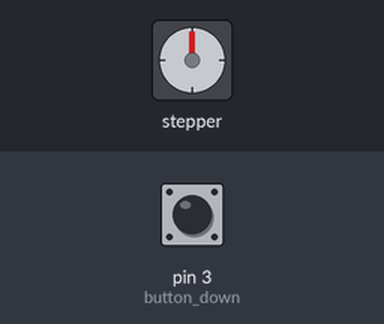
The sketch below on a simulated Arduino Uno, built with avr-gcc and run on an emulated ATmega328P. Shown: stepper motor. Inputs (shaded band) come from the test bench; at power-on: pin 3 (button_down) HIGH. Stepper angles assume 2038 steps per turn; what the sketch prints to the serial monitor is not drawn.

Above: at 1.2 s.
1.3 s: pin 3 (button_down) pulled LOW for 1 s
At 1.75 s:
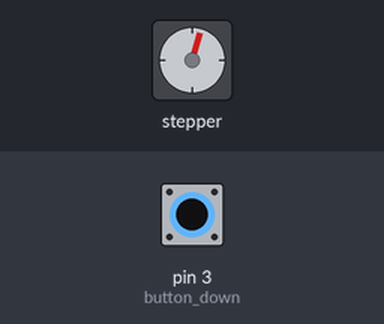
At 2.35 s:
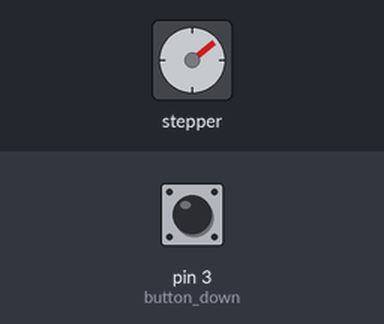
4.3 s: pin 3 (button_down) pulled LOW for 3.2 s
At 6.1 s:
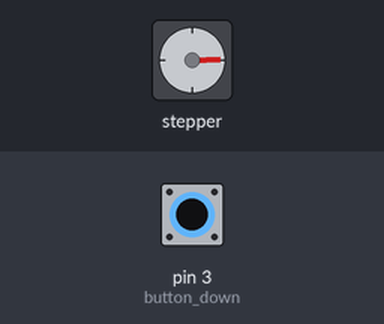
9.0 s: pin 3 (button_down) pulled LOW for 0.15 s
Timing chart, 0 to 12.0 s (numbered marks = the images above; inputs shaded):
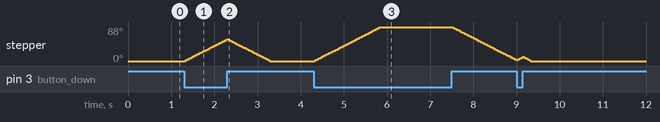

Measured:
- after the input at 1.3 s, stepper: turns 56° clockwise in 0.99 s, then 56° counter-clockwise in 0.95 s
- after the input at 4.3 s, stepper: turns 88° clockwise in 1.5 s, then 85° counter-clockwise in 1.5 s

The sketch:

ButtonMove.ino
```cpp
#include <Stepper.h>

int num_steps = 2038;
int speed = 10;

Stepper my_stepper = Stepper(num_steps, 4, 6, 5, 7);

int max_step = 500;
int min_step = 0;
int current_step;

bool button_down() {
  return (digitalRead(3) == LOW);
}

void setup() {
  // put your setup code here, to run once:
  Serial.begin(9600);
  while (!Serial) {};
  Serial.println("Setup Starting");

  my_stepper.setSpeed(speed);

  pinMode(3, INPUT_PULLUP);

  current_step = 0;

  Serial.println("Setup Done");
}

void loop() {
  // put your main code here, to run repeatedly:
  if (button_down()) {
    if (current_step < max_step) {
      my_stepper.step(1);
      current_step++;
    }
  }
  else {
    if (current_step > min_step) {
      my_stepper.step(-1);
      current_step--;
    }
  }
}
```
